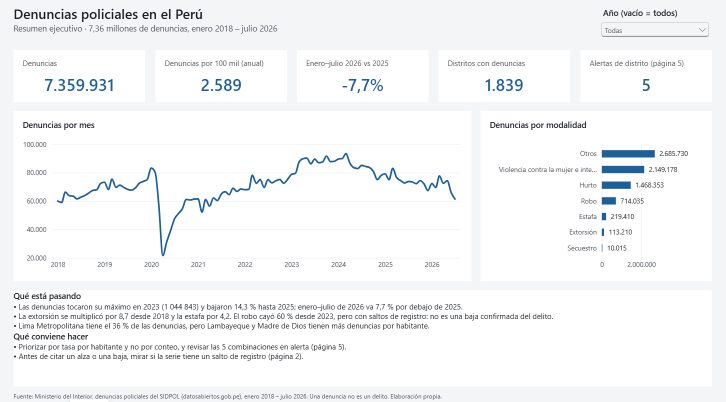
#> input picture docs/img/01_resumen.png, 1451 x 804 px, given in place of 01_pagina.png, which was not available (shown at 1/2 size)
$ python recortar_capturas.py ../docs/img/01_resumen.png
#> lines starting #> are read from the running program, lines starting #| are printed output that depends on the picture; after the words box and inside, x2 and y2 are one past the last pixel; in counts of white or black regions, pixels touching at a corner belong together; pictures that were not available may be replaced by others from this repository, and a replacement may not be noted
"""Recorta el lienzo del informe de las capturas de Power BI Desktop y las guarda en docs/img/.

tools/capturas.ps1 captura la ventana completa (con cintas y paneles). Este script ubica el lienzo
por el color de fondo de página del tema (#f4f5f7) y conserva solo esa área.

Uso:
    python tools/recortar_capturas.py <carpeta_de_capturas>
"""

import sys
from pathlib import Path

import numpy as np
from PIL import Image

ROOT = Path(__file__).resolve().parent.parent
PAGE_BACKGROUND = np.array([244, 245, 247])     # "page" en el tema Sidpol.json
BOTTOM_TRIM = 12                                  # píxeles
NAMES = ["01_resumen", "02_modalidades", "03_territorio", "04_distritos", "05_alertas", "06_calendario", "07_notas"]


def canvas_box(image: Image.Image) -> tuple[int, int, int, int]:
    pixels = np.asarray(image.convert("RGB")).astype(int)
    is_background = np.abs(pixels - PAGE_BACKGROUND).sum(axis=2) <= 3
    rows = np.where(is_background.sum(axis=1) > 300)[0]
    cols = np.where(is_background.sum(axis=0) > 300)[0]
    left, top, right, bottom = cols.min(), rows.min(), cols.max() + 1, rows.max() + 1
    ratio = (right - left) / (bottom - top)
    if not 1.70 < ratio < 1.85:
        raise ValueError(f"El área detectada no es 16:9 ({ratio:.2f}); revisar la captura")
    return left, top, right, bottom


def main() -> int:
    source = Path(sys.argv[1])
    target = ROOT / "docs" / "img"
    target.mkdir(parents=True, exist_ok=True)
    for i, name in enumerate(NAMES, start=1):
        capture = source / f"{i:02d}_pagina.png"
        image = Image.open(capture)
#> image is the input picture: PIL image 1451x804 RGBA; mean R, G, B, A 245.2, 246.3, 247.5, 255
        left, top, right, bottom = canvas_box(image)
#> in canvas_box, `is_background = np.abs(pixels - PAGE_BACKGROUND).sum(axis=2) <= 3`:
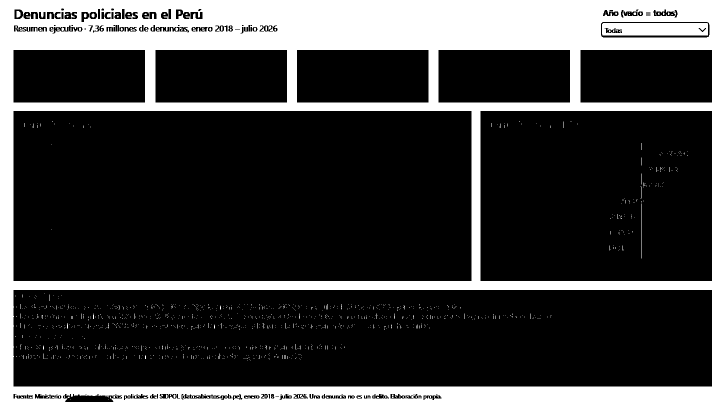
#> is_background: shape (804, 1451) bool (shown at 1/2 size); 24% white; 1541 white regions (1523 under 20 px), largest, box (x1, y1, x2, y2) and area: (0, 0, 1451, 804) 270089, (1204, 46, 1416, 71) 5039, (1282, 407, 1283, 517) 110
#> in canvas_box, `rows = np.where(is_background.sum(axis=1) > 300)[0]`: rows = 166 values from 0 to 803
#> in canvas_box, `cols = np.where(is_background.sum(axis=0) > 300)[0]`: cols = 73 values from 0 to 1450
#> in canvas_box, `left, top, right, bottom = cols.min(), rows.min(), cols.max() + 1, row..`: left = 0; right = 1451; bottom = 804
#> in canvas_box, `ratio = (right - left) / (bottom - top)`: ratio = 1.8
#> left = 0; top = 0; right = 1451; bottom = 804
        # Los últimos píxeles del lienzo quedan bajo el globo de ayuda de la pestaña seleccionada; el pie
        # de fuente termina antes, así que se recortan sin perder contenido.
        box = (left, top, right, bottom - BOTTOM_TRIM)
#> box = (0, 0, 1451, 792)
        image.crop(box).save(target / f"{name}.png", optimize=True)
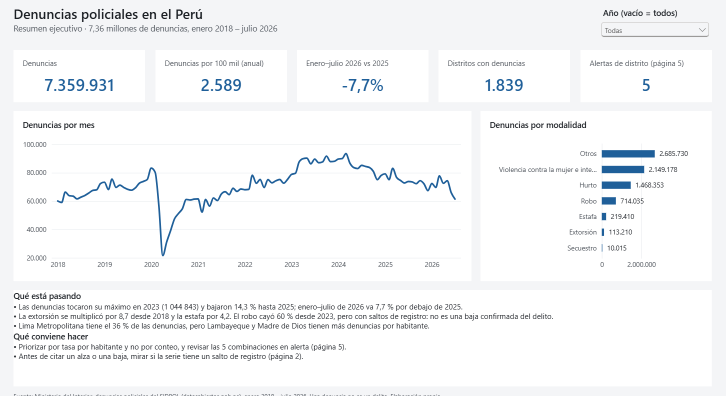
#> saved as 01_resumen.png: PIL image 1451x792 RGBA (shown at 1/2 size); mean R, G, B, A 245.5, 246.5, 247.7, 255
        print(f"{capture.name} -> docs/img/{name}.png {tuple(int(v) for v in box)}")
#| 01_pagina.png -> docs/img/01_resumen.png (0, 0, 1451, 792)
#> pass 2 of the loop in main, `for i, name in enumerate(NAMES, start=1):`:
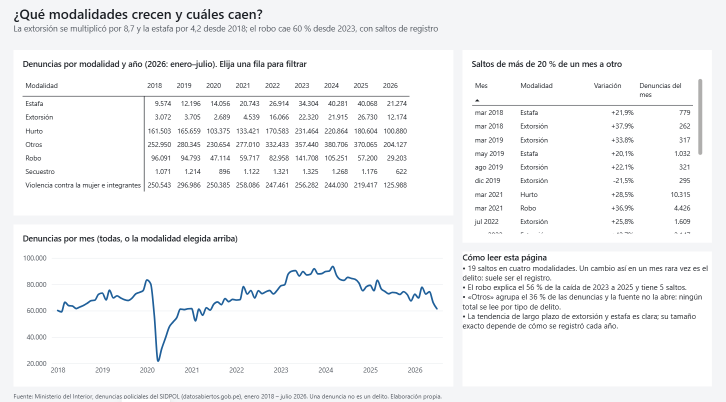
#> input picture docs/img/02_modalidades.png, 1451 x 804 px, given in place of 02_pagina.png, which was not available (shown at 1/2 size)
#> in main, image is the input picture: PIL image 1451x804 RGBA; mean R, G, B, A 244.6, 245.2, 246, 255
#> in canvas_box (call 2), `is_background = np.abs(pixels - PAGE_BACKGROUND).sum(axis=2) <= 3`:
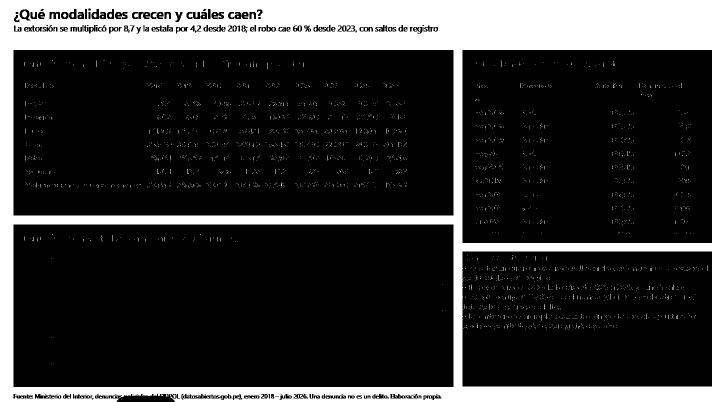
#> is_background: shape (804, 1451) bool (shown at 1/2 size); 21.7% white; 3011 white regions (2987 under 20 px), largest, box (x1, y1, x2, y2) and area: (0, 0, 1451, 804) 246557, (44, 22, 54, 35) 102, (126, 27, 133, 35) 40
#> cols = 72 values from 0 to 1450
#> in main, `image.crop(box).save(target / f"{name}.png", optimize=True)`:
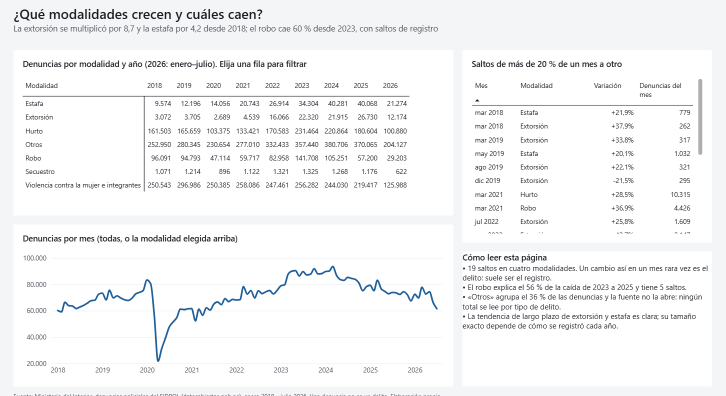
#> saved as 02_modalidades.png: PIL image 1451x792 RGBA (shown at 1/2 size); mean R, G, B, A 244.8, 245.4, 246.2, 255
#| 02_pagina.png -> docs/img/02_modalidades.png (0, 0, 1451, 792)
    return 0


if __name__ == "__main__":
#> (the run stopped early here; a loop or call above may not have finished)
